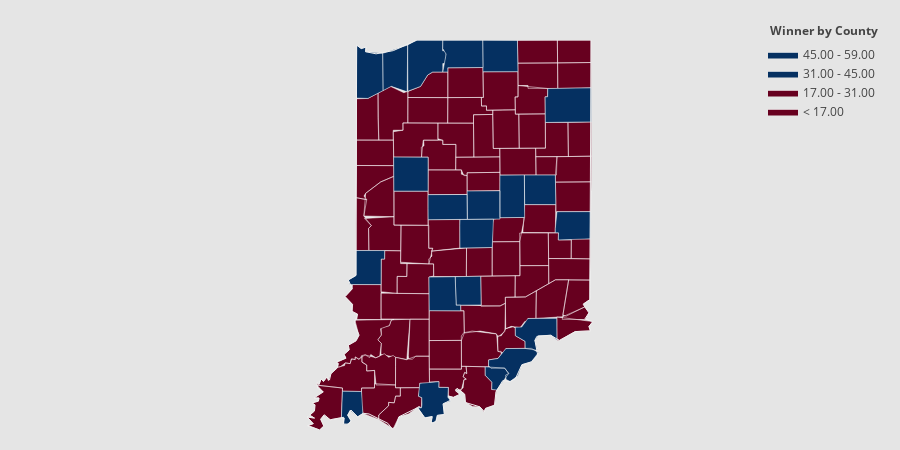

The code cell stored with this chart in its notebook:
### Code cell
values = in_clean_result['dem_percent'].tolist()
fips = in_clean_result['combined_fips'].tolist()

endpts = list(np.mgrid[min(values):max(values):4j])
colorscale = ["#67001f","#67001f","#053061","#053061","#053061","#053061","#053061","#053061"]
fig = ff.create_choropleth(
    fips=fips, values=values, scope=['Indiana'], show_state_data=True,
    colorscale=colorscale, binning_endpoints=endpts, round_legend_values=True,
    plot_bgcolor='rgb(229,229,229)',
    paper_bgcolor='rgb(229,229,229)',
    legend_title='Winner by County',
    county_outline={'color': 'rgb(255,255,255)', 'width': 0.5},
    exponent_format=True,
)
fig.layout.template = None
fig.show()

### Figure 1 — Plotly figure (JSON) as saved in the notebook; plotly's stock layout.template omitted (floating-point values rounded to 4 significant figures; data arrays with more than 128 entries replaced by an {"elided": "..."} marker saying what was removed)
{"data": [{"fill": "toself", "fillcolor": "#67001f", "hoverinfo": "none", "line": {"color": "rgb(255,255,255)", "width": 0.5}, "mode": "lines", "name": "< 17.00", "type": "scatter", "x": [-87.28, -87.24, -87.24, -87.14, -87.12, -86.9, -86.94, -87.24, -87.24, -87.28, null], "y": [38.69, 38.74, 38.82, 38.84, 38.9, 38.9, 38.49, 38.54, 38.66, 38.69, null]}, {"fill": "toself", "fillcolor": "#67001f", "hoverinfo": "none", "line": {"color": "rgb(255,255,255)", "width": 0.5}, "mode": "lines", "name": "17.00 - 31.00", "type": "scatter", "x": {"elided": "707 float values"}, "y": {"elided": "707 float values"}}, {"fill": "toself", "fillcolor": "#053061", "hoverinfo": "none", "line": {"color": "rgb(255,255,255)", "width": 0.5}, "mode": "lines", "name": "31.00 - 45.00", "type": "scatter", "x": {"elided": "167 float values"}, "y": {"elided": "167 float values"}}, {"fill": "toself", "fillcolor": "#053061", "hoverinfo": "none", "line": {"color": "rgb(255,255,255)", "width": 0.5}, "mode": "lines", "name": "45.00 - 59.00", "type": "scatter", "x": [-87.53, -87.52, -87.47, -87.42, -87.42, -87.22, -87.22, -87.39, -87.53, -87.53, null, -86.33, -86.33, -85.94, -85.95, -86.33, -86.33, null, -86.69, -86.38, -86.37, -86.32, -86.32, -86.68, -86.69, null, -86.53, -86.52, -86.06, -86.06, -86.47, -86.47, -86.52, -86.49, -86.53, null], "y": [41.3, 41.71, 41.67, 41.69, 41.64, 41.62, 41.24, 41.16, 41.17, 41.3, null, 39.87, 39.92, 39.93, 39.64, 39.63, 39.87, null, 39.34, 39.34, 39.05, 39.05, 38.99, 38.99, 39.34, null, 41.67, 41.76, 41.76, 41.48, 41.48, 41.43, 41.43, 41.62, 41.67, null]}, {"fill": "toself", "fillcolor": "#053061", "hoverinfo": "none", "line": {"color": "rgb(255,255,255)", "width": 0.5}, "mode": "lines", "name": "> 59.00", "type": "scatter", "x": [], "y": []}, {"hoverinfo": "text", "legendgroup": "centroids", "marker": {"color": "white", "opacity": 0}, "mode": "markers", "name": "US Counties", "selected": {"marker": {"color": "white", "opacity": 1, "size": 3}}, "showlegend": false, "text": ["County: Adams<br>State: Indiana<br>FIPS: 18001<br>Value: 21.0", "County: Allen<br>State: Indiana<br>FIPS: 18003<br>Value: 38.0", "County: Bartholomew<br>State: Indiana<br>FIPS: 18005<br>Value: 30.0", "County: Benton<br>State: Indiana<br>FIPS: 18007<br>Value: 24.0", "County: Blackford<br>State: Indiana<br>FIPS: 18009<br>Value: 26.0", "County: Boone<br>State: Indiana<br>FIPS: 18011<br>Value: 32.0", "County: Brown<br>State: Indiana<br>FIPS: 18013<br>Value: 32.0", "County: Carroll<br>State: Indiana<br>FIPS: 18015<br>Value: 22.0", "County: Cass<br>State: Indiana<br>FIPS: 18017<br>Value: 27.0", "County: Clark<br>State: Indiana<br>FIPS: 18019<br>Value: 37.0", "County: Clay<br>State: Indiana<br>FIPS: 18021<br>Value: 20.0", "County: Clinton<br>State: Indiana<br>FIPS: 18023<br>Value: 24.0", "County: Crawford<br>State: Indiana<br>FIPS: 18025<br>Value: 29.0", "County: Daviess<br>State: Indiana<br>FIPS: 18027<br>Value: 17.0", "County: Dearborn<br>State: Indiana<br>FIPS: 18029<br>Value: 20.0", "County: Decatur<br>State: Indiana<br>FIPS: 18031<br>Value: 19.0", "County: DeKalb<br>State: Indiana<br>FIPS: 18033<br>Value: 23.0", "County: Delaware<br>State: Indiana<br>FIPS: 18035<br>Value: 40.0", "County: Dubois<br>State: Indiana<br>FIPS: 18037<br>Value: 27.0", "County: Elkhart<br>State: Indiana<br>FIPS: 18039<br>Value: 32.0", "County: Fayette<br>State: Indiana<br>FIPS: 18041<br>Value: 24.0", "County: Floyd<br>State: Indiana<br>FIPS: 18043<br>Value: 37.0", "County: Fountain<br>State: Indiana<br>FIPS: 18045<br>Value: 20.0", "County: Franklin<br>State: Indiana<br>FIPS: 18047<br>Value: 18.0", "County: Fulton<br>State: Indiana<br>FIPS: 18049<br>Value: 23.0", "County: Gibson<br>State: Indiana<br>FIPS: 18051<br>Value: 24.0", "County: Grant<br>State: Indiana<br>FIPS: 18053<br>Value: 28.0", "County: Greene<br>State: Indiana<br>FIPS: 18055<br>Value: 21.0", "County: Hamilton<br>State: Indiana<br>FIPS: 18057<br>Value: 37.0", "County: Hancock<br>State: Indiana<br>FIPS: 18059<br>Value: 25.0", "County: Harrison<br>State: Indiana<br>FIPS: 18061<br>Value: 26.0", "County: Hendricks<br>State: Indiana<br>FIPS: 18063<br>Value: 30.0", "County: Henry<br>State: Indiana<br>FIPS: 18065<br>Value: 26.0", "County: Howard<br>State: Indiana<br>FIPS: 18067<br>Value: 31.0", "County: Huntington<br>State: Indiana<br>FIPS: 18069<br>Value: 22.0", "County: Jackson<br>State: Indiana<br>FIPS: 18071<br>Value: 22.0", "County: Jasper<br>State: Indiana<br>FIPS: 18073<br>Value: 25.0", "County: Jay<br>State: Indiana<br>FIPS: 18075<br>Value: 24.0", "County: Jefferson<br>State: Indiana<br>FIPS: 18077<br>Value: 32.0", "County: Jennings<br>State: Indiana<br>FIPS: 18079<br>Value: 21.0", "County: Johnson<br>State: Indiana<br>FIPS: 18081<br>Value: 26.0", "County: Knox<br>State: Indiana<br>FIPS: 18083<br>Value: 24.0", "County: Kosciusko<br>State: Indiana<br>FIPS: 18085<br>Value: 20.0", "County: LaGrange<br>State: Indiana<br>FIPS: 18087<br>Value: 22.0", "County: Lake<br>State: Indiana<br>FIPS: 18089<br>Value: 58.0", "County: LaPorte<br>State: Indiana<br>FIPS: 18091<br>Value: 44.0", "County: Lawrence<br>State: Indiana<br>FIPS: 18093<br>Value: 22.0", "County: Madison<br>State: Indiana<br>FIPS: 18095<br>Value: 35.0", "County: Marion<br>State: Indiana<br>FIPS: 18097<br>Value: 59.0", "County: Marshall<br>State: Indiana<br>FIPS: 18099<br>Value: 27.0", "County: Martin<br>State: Indiana<br>FIPS: 18101<br>Value: 18.0", "County: Miami<br>State: Indiana<br>FIPS: 18103<br>Value: 21.0", "County: Monroe<br>State: Indiana<br>FIPS: 18105<br>Value: 59.0", "County: Montgomery<br>State: Indiana<br>FIPS: 18107<br>Value: 22.0", "County: Morgan<br>State: Indiana<br>FIPS: 18109<br>Value: 19.0", "County: Newton<br>State: Indiana<br>FIPS: 18111<br>Value: 24.0", "County: Noble<br>State: Indiana<br>FIPS: 18113<br>Value: 23.0", "County: Ohio<br>State: Indiana<br>FIPS: 18115<br>Value: 24.0", "County: Orange<br>State: Indiana<br>FIPS: 18117<br>Value: 25.0", "County: Owen<br>State: Indiana<br>FIPS: 18119<br>Value: 23.0", "County: Parke<br>State: Indiana<br>FIPS: 18121<br>Value: 22.0", "County: Perry<br>State: Indiana<br>FIPS: 18123<br>Value: 38.0", "County: Pike<br>State: Indiana<br>FIPS: 18125<br>Value: 22.0", "County: Porter<br>State: Indiana<br>FIPS: 18127<br>Value: 44.0", "County: Posey<br>State: Indiana<br>FIPS: 18129<br>Value: 28.0", "County: Pulaski<br>State: Indiana<br>FIPS: 18131<br>Value: 24.0", "County: Putnam<br>State: Indiana<br>FIPS: 18133<br>Value: 23.0", "County: Randolph<br>State: Indiana<br>FIPS: 18135<br>Value: 23.0", "County: Ripley<br>State: Indiana<br>FIPS: 18137<br>Value: 19.0", "County: Rush<br>State: Indiana<br>FIPS: 18139<br>Value: 21.0", "County: Scott<br>State: Indiana<br>FIPS: 18143<br>Value: 29.0", "County: Shelby<br>State: Indiana<br>FIPS: 18145<br>Value: 24.0", "County: Spencer<br>State: Indiana<br>FIPS: 18147<br>Value: 29.0", "County: St. Joseph<br>State: Indiana<br>FIPS: 18141<br>Value: 48.0", "County: Starke<br>State: Indiana<br>FIPS: 18149<br>Value: 27.0", "County: Steuben<br>State: Indiana<br>FIPS: 18151<br>Value: 26.0", "County: Sullivan<br>State: Indiana<br>FIPS: 18153<br>Value: 25.0", "County: Switzerland<br>State: Indiana<br>FIPS: 18155<br>Value: 26.0", "County: Tippecanoe<br>State: Indiana<br>FIPS: 18157<br>Value: 44.0", "County: Tipton<br>State: Indiana<br>FIPS: 18159<br>Value: 21.0", "County: Union<br>State: Indiana<br>FIPS: 18161<br>Value: 22.0", "County: Vanderburgh<br>State: Indiana<br>FIPS: 18163<br>Value: 39.0", "County: Vermillion<br>State: Indiana<br>FIPS: 18165<br>Value: 30.0", "County: Vigo<br>State: Indiana<br>FIPS: 18167<br>Value: 40.0", "County: Wabash<br>State: Indiana<br>FIPS: 18169<br>Value: 22.0", "County: Warren<br>State: Indiana<br>FIPS: 18171<br>Value: 21.0", "County: Warrick<br>State: Indiana<br>FIPS: 18173<br>Value: 31.0", "County: Washington<br>State: Indiana<br>FIPS: 18175<br>Value: 23.0", "County: Wayne<br>State: Indiana<br>FIPS: 18177<br>Value: 33.0", "County: Wells<br>State: Indiana<br>FIPS: 18179<br>Value: 20.0", "County: White<br>State: Indiana<br>FIPS: 18181<br>Value: 26.0", "County: Whitley<br>State: Indiana<br>FIPS: 18183<br>Value: 22.0"], "type": "scatter", "unselected": {"marker": {"opacity": 0}}, "x": [-84.94, -85.07, -85.9, -87.31, -85.32, -86.47, -86.23, -86.56, -86.35, -85.71, -87.12, -86.48, -86.45, -87.07, -84.97, -85.5, -85.0, -85.4, -86.88, -85.86, -85.18, -85.91, -87.24, -85.06, -86.26, -87.58, -85.65, -86.96, -86.05, -85.77, -86.11, -86.51, -85.4, -86.12, -85.49, -86.04, -87.12, -85.01, -85.44, -85.63, -86.1, -87.42, -85.86, -85.43, -87.38, -86.74, -86.48, -85.72, -86.14, -86.26, -86.8, -86.05, -86.52, -86.89, -86.45, -87.4, -85.42, -84.97, -86.5, -86.84, -87.21, -86.64, -87.23, -87.07, -87.87, -86.7, -86.84, -85.01, -85.26, -85.47, -85.75, -85.79, -87.01, -86.29, -86.65, -85.0, -87.41, -85.04, -86.89, -86.05, -84.93, -87.59, -87.46, -87.39, -85.79, -87.35, -87.27, -86.11, -85.01, -85.22, -86.87, -85.51], "y": [40.75, 41.09, 39.21, 40.61, 40.47, 40.05, 39.2, 40.58, 40.76, 38.48, 39.39, 40.3, 38.29, 38.7, 39.15, 39.31, 41.4, 40.23, 38.36, 41.6, 39.64, 38.32, 40.12, 39.41, 41.05, 38.31, 40.52, 39.04, 40.07, 39.82, 38.2, 39.77, 39.93, 40.48, 40.83, 38.91, 41.02, 40.44, 38.79, 39.0, 39.49, 38.69, 41.24, 41.64, 41.42, 41.55, 38.84, 40.16, 39.78, 41.32, 38.71, 40.77, 39.16, 40.04, 39.48, 40.96, 41.4, 38.95, 38.54, 39.31, 39.77, 38.08, 38.4, 41.46, 38.02, 41.04, 39.67, 40.16, 39.1, 39.62, 38.69, 39.52, 38.01, 41.62, 41.28, 41.64, 39.09, 38.83, 40.39, 40.31, 39.63, 38.03, 39.85, 39.43, 40.85, 40.35, 38.09, 38.6, 39.86, 40.73, 40.75, 41.14]}, {"hoverinfo": "text", "legendgroup": "States", "line": {"color": "rgb(240, 240, 240)", "width": 1}, "mode": "lines", "showlegend": false, "type": "scatter", "x": [-88.1, -88.01, -88.07, -88.01, -88.01, -88.04, -87.97, -87.96, -88.02, -87.91, -87.98, -87.99, -87.96, -87.94, -87.91, -87.87, -87.84, -87.82, -87.75, -87.75, -87.65, -87.67, -87.61, -87.62, -87.53, -87.5, -87.55, -87.51, -87.58, -87.57, -87.66, -87.57, -87.62, -87.53, -87.52, -87.47, -87.42, -87.42, -87.3, -87.1, -86.82, -84.81, -84.82, -84.9, -84.83, -84.88, -84.79, -84.83, -84.81, -84.99, -85.17, -85.28, -85.43, -85.46, -85.42, -85.5, -85.61, -85.68, -85.74, -85.83, -85.91, -85.93, -86.03, -86.04, -86.1, -86.26, -86.27, -86.36, -86.38, -86.32, -86.4, -86.46, -86.43, -86.52, -86.51, -86.59, -86.6, -86.64, -86.66, -86.65, -86.73, -86.82, -87.03, -87.07, -87.11, -87.16, -87.38, -87.45, -87.51, -87.59, -87.63, -87.59, -87.62, -87.68, -87.68, -87.83, -87.9, -87.94, -87.9, -87.95, -88.09, -88.03, -88.1, null], "y": [37.9, 37.89, 37.92, 37.97, 38.03, 38.05, 38.07, 38.1, 38.1, 38.16, 38.2, 38.26, 38.24, 38.29, 38.27, 38.31, 38.28, 38.35, 38.41, 38.47, 38.51, 38.55, 38.59, 38.64, 38.68, 38.74, 38.86, 38.96, 38.98, 39.06, 39.14, 39.22, 39.31, 39.36, 41.71, 41.67, 41.69, 41.64, 41.62, 41.65, 41.76, 41.76, 39.11, 39.06, 38.97, 38.91, 38.88, 38.83, 38.79, 38.78, 38.69, 38.74, 38.73, 38.69, 38.53, 38.47, 38.44, 38.3, 38.27, 38.28, 38.16, 38.02, 37.99, 37.96, 38.01, 38.05, 38.14, 38.2, 38.17, 38.14, 38.11, 38.12, 38.08, 38.04, 37.93, 37.92, 37.87, 37.84, 37.85, 37.91, 37.89, 38.0, 37.91, 37.81, 37.78, 37.84, 37.94, 37.94, 37.91, 37.98, 37.92, 37.87, 37.83, 37.83, 37.9, 37.88, 37.93, 37.88, 37.81, 37.77, 37.82, 37.84, 37.9, null]}], "layout": {"annotations": [{"showarrow": false, "text": "<b>Winner by County</b>", "x": 1, "xanchor": "right", "xref": "paper", "y": 1.05, "yref": "paper"}], "dragmode": "select", "height": 450, "hovermode": "closest", "legend": {"traceorder": "reversed", "x": 1, "xanchor": "right", "y": 1, "yanchor": "top"}, "margin": {"b": 20, "l": 20, "r": 20, "t": 40}, "paper_bgcolor": "rgb(229,229,229)", "plot_bgcolor": "rgb(229,229,229)", "width": 900, "xaxis": {"autorange": false, "fixedrange": true, "range": [-91.43, -81.46], "showgrid": false, "showticklabels": false, "zeroline": false}, "yaxis": {"autorange": false, "fixedrange": true, "range": [37.77, 41.76], "showgrid": false, "showticklabels": false, "zeroline": false}}}
